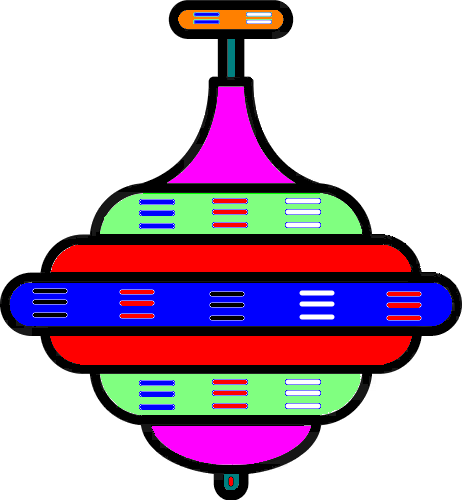
#> input picture SpinTop/images/top1.png, 462 x 500 px; its folder holds 4 pictures in this run
$ python SpinTop.py images/tabletop.png
#> lines starting #> are read from the running program, lines starting #| are printed output that depends on the picture; long printed decimals are rounded
#To animate the spinning Top
from PIL import Image, ImageDraw
from matplotlib import animation
from math import pi, cos, sin, sqrt, fabs, asin, acos
import numpy as np
from random import random, randint
import cv2
from sys import argv, exit

global j
def ColorDistance (rgb1,rgb2):
    '''d = {} distance between two colors(3)'''
    rm = 0.5* (rgb1[0]+rgb2[0])
    d = sum ((2+rm,4,3-rm)*(rgb1-rgb2)**2)**0.5
    return d

def random_color ():
    r = randint (0, 255)
    g = randint (0, 255)
    b = randint (0, 255)
    return (r, g, b)

def image_split (img, m, n) :
    w, h = img.size
    xw = int (w / m)
    yh = int (h / n)
    out_img = []
    for i in range (0, m) :
        x0 = i * xw
        for j in range (0, n) :
            y0 = j * xw
            box = (x0, y0, x0 + xw, y0 + yh)
            im = img.crop (box)
            out_img.append (im)
    return out_img

def generate_transparent_frame (img, c1, c2) :
    draw = ImageDraw.Draw (img)
    shape = [(0,  0), (1920, 24)]
    draw.rectangle(shape, fill =c1)
    shape = [(0,  24), (24, 1080)]
    draw.rectangle(shape, fill =c1)
    shape = [(25,  1055), (1920, 1080)]
    draw.rectangle(shape, fill =c1)
    shape = [(1894,  25), (1920, 1080)]
    draw.rectangle(shape, fill =c1)
    shape = [(25,  25), (1894, 49)]
    draw.rectangle(shape, fill =c2)
    shape = [(25,  49), (49, 1055)]
    draw.rectangle(shape, fill =c2)
    shape = [(25,  1030), (1894, 1055)]
    draw.rectangle(shape, fill =c2)
    shape = [(1870,  25), (1894, 1055)]
    draw.rectangle(shape, fill =c2)
    return (img)

def get_ellipse (cx, cy, a, b, t) :
    global j
    x = []
    y = []
    ax = cx - a
    ac = ax - cx
    ay = (cy + b * sqrt (1.0 - ac * ac / a / a))
    ct = cos (t)
    st = sin (t)
    x1 = int (ax * ct + ay * st)
    y1 = int (-ax * st + ay * ct)
    x.append (x1)
    y.append (y1)
    j = 0
    while ac < a :
        j += 1
        ax += 5
        ac = ax - cx
        if  ( fabs (ac) > a) :
            break
        ay = (cy + b * sqrt (1.0 - ac * ac / a / a))
        x1 = int (ax * ct + ay * st)
        y1 = int (-ax * st + ay * ct)
        x.append (x1)
        y.append (y1)
    ax -= 5
    ac = ax - cx
    while ac < a :
        j += 1
        ac = ax - cx
        if  ( fabs (ac) > a) :
            break
        ay = (cy - b * sqrt (1.0 - ac * ac / a / a))
        x1 = int (ax * ct + ay * st)
        y1 = int (-ax * st + ay * ct)
        x.append (x1)
        y.append (y1)
        ax -= 5
    return x, y

images_folder = 'images/'

c1 = (r1, g1, b1) = random_color ()
c2 = (r2, g2, b2) = random_color ()
color1 = np.array ([r1, g1, b1])
color2 = np.array ([r2, g2, b2])
img = Image.new ('RGB', (1920, 1080))
#> img: PIL image 1920x1080 RGB; every value is 0
bg = generate_transparent_frame (img, c1, c2)
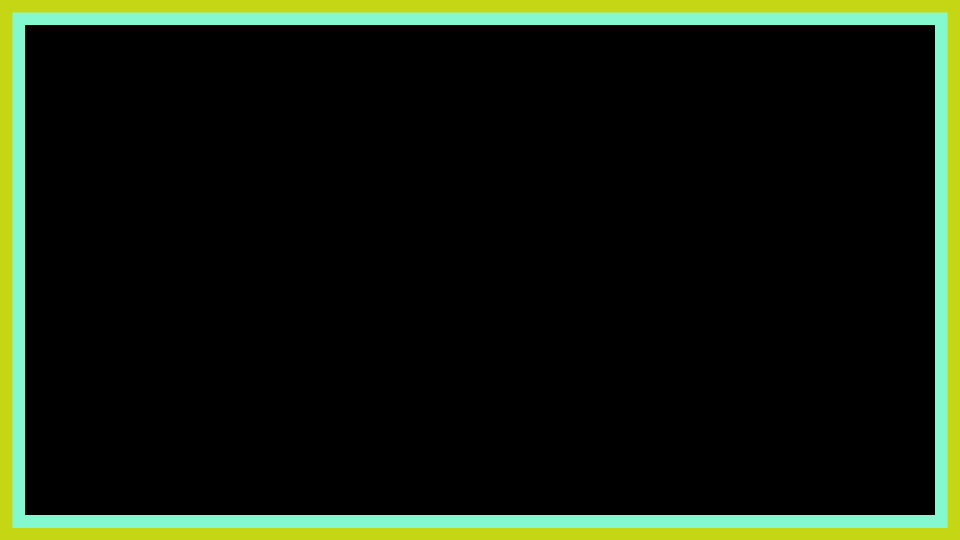
#> bg: PIL image 1920x1080 RGB (shown at 1/2 size); mean R, G, B 23, 32.4, 15.8
W = bg.width
#> W = 1920
H = bg.height
#> H = 1080
W2 = int (W/2)
#> W2 = 960
H2 = int (H/2)
#> H2 = 540
n = randint (0, 16)
top_file = images_folder + "top1.png"
top = Image.open (top_file)
#> top is the input picture: PIL image 462x500 RGBA; mean R, G, B, A 49.3, 23.4, 44.6, 115.4
w = top.width
#> w = 462
h = top.height
#> h = 500
w2 = int (w / 2)
#> w2 = 231
h2 = int (h / 2)
#> h2 = 250
centre = (int (w/2), h)
#> centre = (231, 500)
padx = 48
pady = 27
table0 = Image.open (images_folder + "tabletop.png")
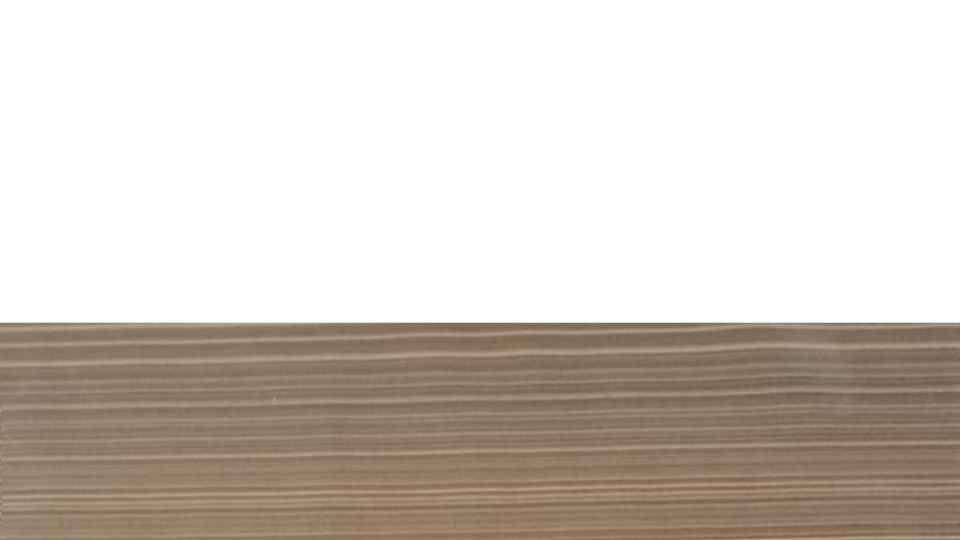
#> input picture SpinTop/images/tabletop.png, 1920 x 1080 px (shown at 1/2 size)
#> table0 is the input picture: PIL image 1920x1080 RGBA; mean R, G, B, A 209.8, 201.9, 194.1, 255
ws = table0.width
#> ws = 1920
hs = table0.height
#> hs = 1080
table = table0.resize ((ws - 2 * padx, hs - 2 * pady), 0)
out = bg.copy ()
tops = []
tops.append (images_folder + "top0.png")
tops.append (images_folder + "top1.png")
tops.append (images_folder + "top2.png")
tops.append (images_folder + "top3.png")
tops.append (images_folder + "top4.png")

slides = []
angle0 = 25.0
xpad = int ((W - w) / 2)
#> xpad = 729
ypad = int ((H - h) / 2)
#> ypad = 290
xtip = W2
#> xtip = 960
ytip = ypad + h
a = h * sin (angle0 * pi / 180.0)
b = a / 3
print ("a = ", a, "b = ", b)
#| a =  211.309 b =  70.436
x0 = W2
y0 = ypad + b + 15
xe, ye = get_ellipse (x0, y0, a, b, 0)
npts = len (xe)
npts2 = int (npts / 2) + 1
i1 = 0
i2 = 3 * npts
outf = "top.avi"
xtopbox = W2 - w2
ytopbox = ypad
out = bg.copy ()
angle_old = angle0
img = out.paste (table, (padx, pady), mask = table)
img = out.paste (top, (xtopbox, ytopbox), mask = top)
j = -1
i3 = int (npts / 2)
for i in range (i1, i2) :
    out = bg.copy ()
    j += 1
    k = i % 4
    img = out.paste (table, (padx, pady), mask = table)
    n = j % npts
    x = xe [n]
    y = ye [n]
    length = sqrt ((x - xtip) * (x - xtip) + (y - ytip) * (y - ytip))
    angle = asin ((x - xtip) /  length) * 180.0 / pi
    diff = angle_old - angle
    top = Image.open (tops [k])
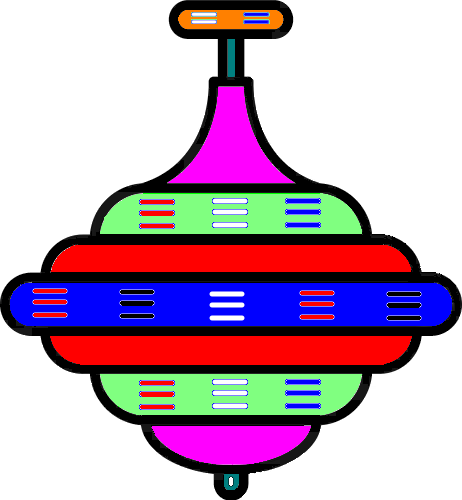
#> input picture SpinTop/images/top0.png, 462 x 500 px
#> top is the input picture: PIL image 462x500 RGBA; mean R, G, B, A 49.1, 23.3, 44.4, 115.2
    topz = top.resize ((w, int (length)), 0)
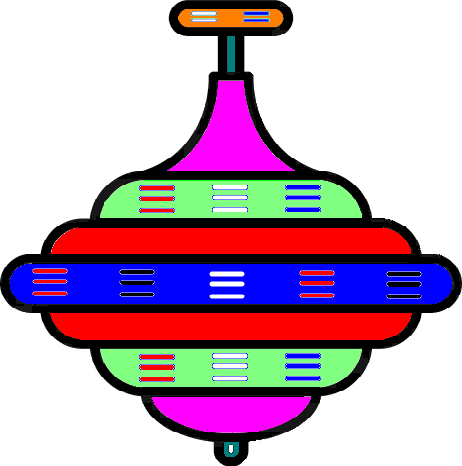
#> topz: PIL image 462x466 RGBA; mean R, G, B, A 49.4, 23.2, 44.3, 115.2; transparent parts drawn white
    wz, hz = topz.size
    topr = topz.rotate (angle, resample=Image.BICUBIC, expand=True, center=centre)
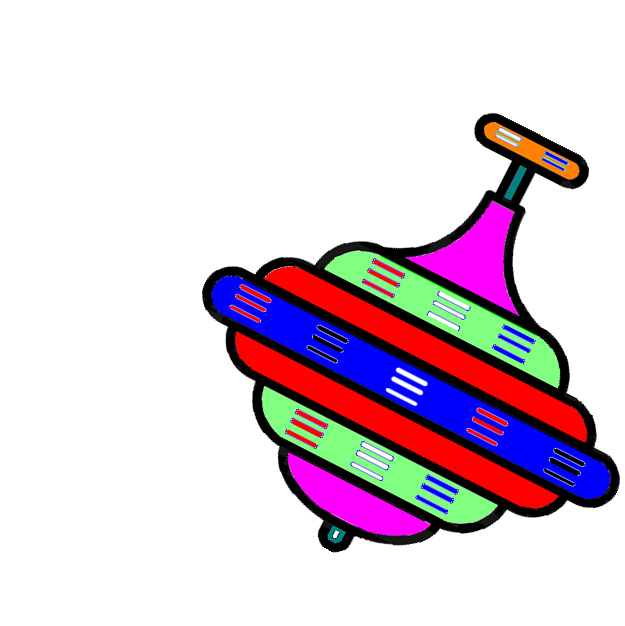
#> topr: PIL image 625x626 RGBA; mean R, G, B, A 27.7, 13.3, 24.9, 63.4; transparent parts drawn white
    wr, hr = topr.size
    wr2 = int (wr / 2)
    hr2 = int (hr /2)
    wz2 = int (wz / 2)
    hz2 = int (hz /2)

    xtopbox = W2 - wr2
    ytopbox = ypad + (h2 - hr2)

    print ("Length :%5.2f"%length, "angle :%5.2f"%angle, "wr :%6.2f"%wr, "hr :%5.2f"%hr, "xt :%5.2f"%xtopbox, "xt :%5.2f"%ytopbox)
#| Length :466.01 angle :-27.06 wr :625.00 hr :626.00 xt :648.00 xt :227.00

    if (n >= i3) :
        xtopbox = W2 - wr2
        ytopbox = ypad + (h2 - hr2)
        img = out.paste (topr, (xtopbox, ytopbox), mask = topr)
        print ("i < i3")

    else :
        print (i)
#| 0
        #n = npts - i - 1
        print ("i > i3")
        y = ye [n]
        xtopbox = W2 - wr2
        ytopbox = ypad + (h2 - hr2 ) + int (y - y0)
        img = out.paste (topr, (xtopbox, ytopbox), mask = topr)

    for l in range (0, npts) :
        out.putpixel ((xe [l], ye [l]), (255, 0, 0))
        out.putpixel ((xe [l] - 1, ye [l]), (255, 0, 0))
        out.putpixel ((xe [l] - 1, ye [l] - 1), (255, 0, 0))
        out.putpixel ((xe [l], ye [l] - 1), (255, 0, 0))
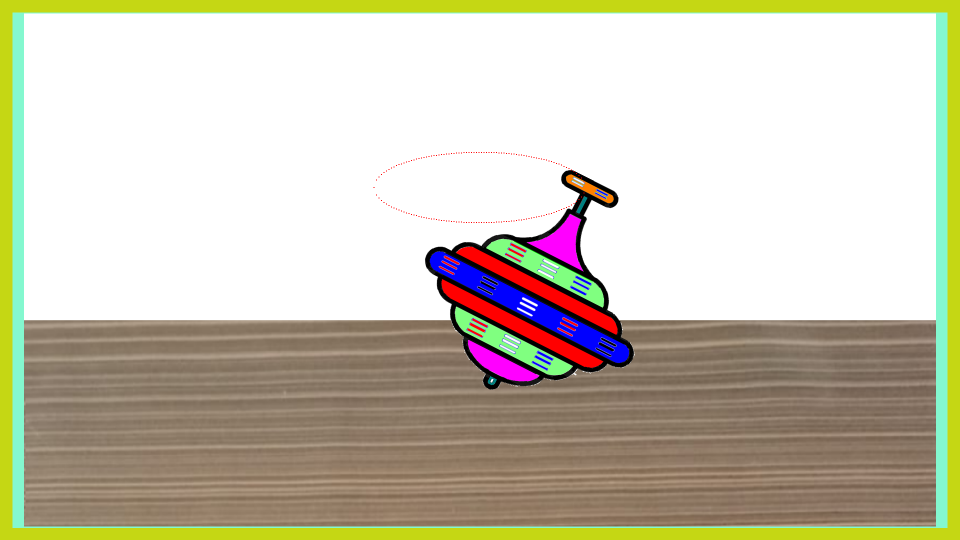
#> out: PIL image 1920x1080 RGB (shown at 1/2 size); mean R, G, B 202.1, 197, 177.6
#> pass 3 of the loop `for i in range (i1, i2) :`:
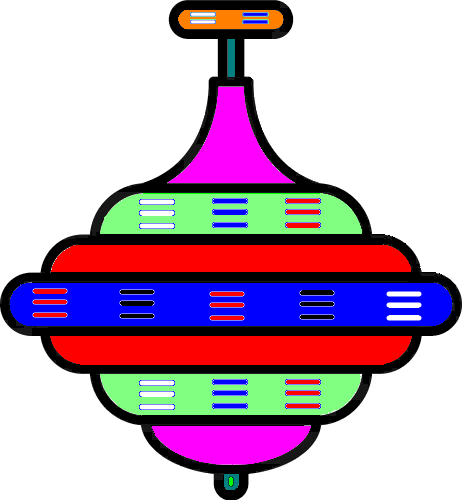
#> input picture SpinTop/images/top2.png, 462 x 500 px
#> top is the input picture: PIL image 462x500 RGBA; mean R, G, B, A 49.4, 23.5, 44.5, 115.4
#> topz: PIL image 462x442 RGBA
#> `topr = topz.rotate (angle, resample=Image.BICUBIC, expand=True, center..`:
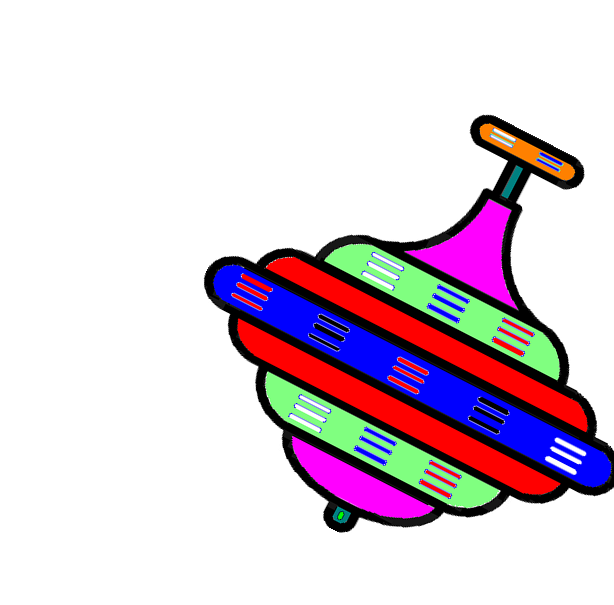
#> topr: PIL image 614x605 RGBA; mean R, G, B, A 27.6, 13.5, 24.9, 63.3; transparent parts drawn white
#| Length :442.76 angle :-27.14 wr :614.00 hr :605.00 xt :653.00 xt :238.00
#| 2
#> after the loop `for l in range (0, npts) :`:
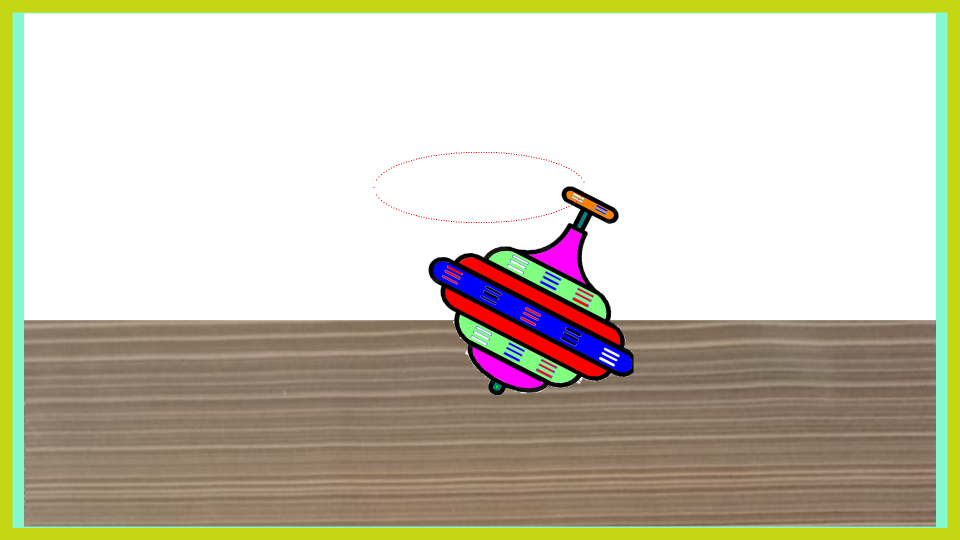
#> out: PIL image 1920x1080 RGB (shown at 1/2 size); mean R, G, B 202.6, 197.7, 178.3
#> (the run stopped early here; a loop or call above may not have finished)
